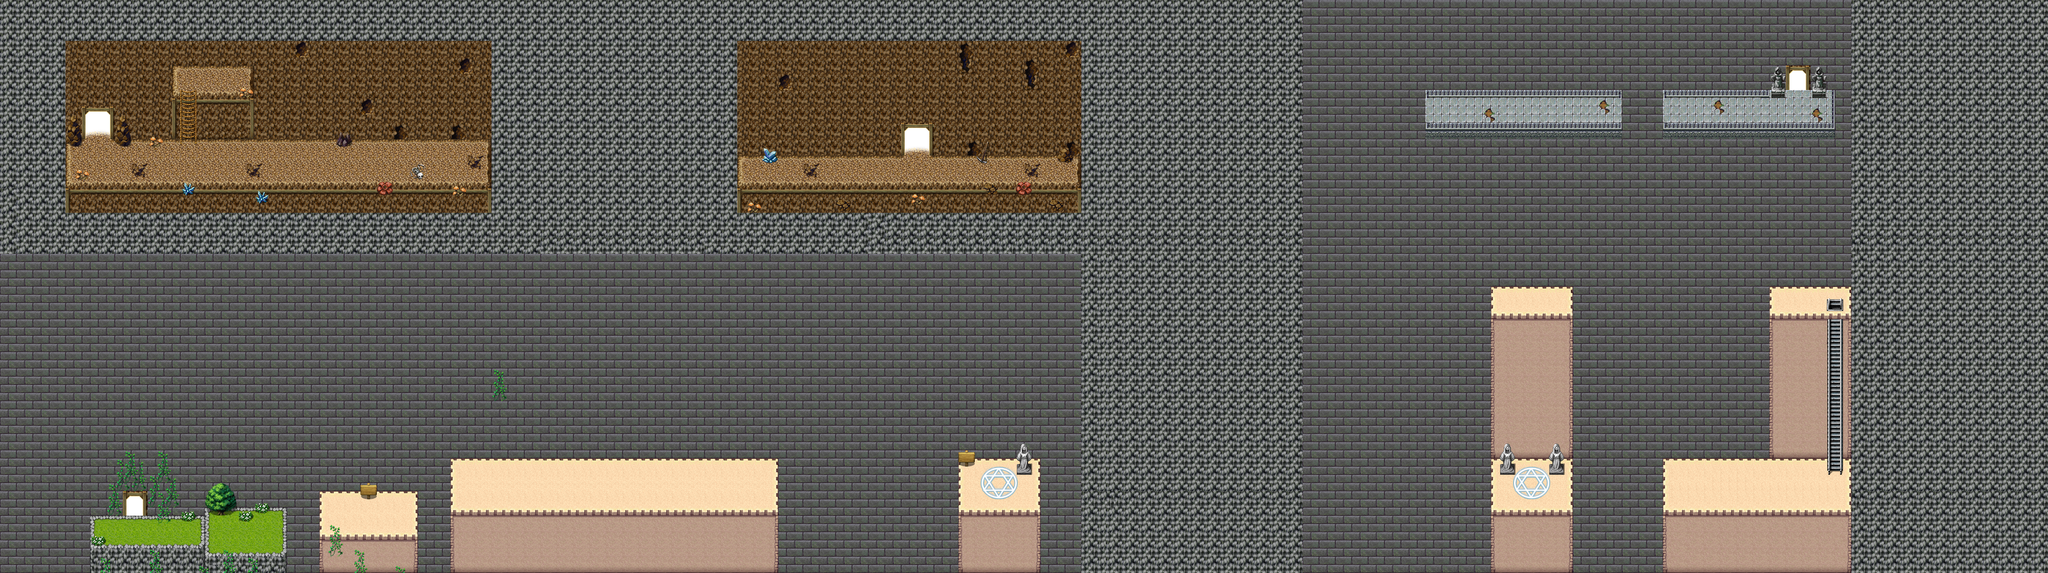

This is a level from a 2D game, rendered from its Tiled map with the project's own tilesets. A one-line summary and the map file follow, with tile-layer data summarised:
An orthogonal 250x70 tile map with 16x16 px tiles, 3 tile layers (map, background, foreground), 10 tilesets and 99 objects (46x accessory, 10x enemy, 8x itembox, 4x door, 4x floor, ...).

<map version="1.0" tiledversion="1.0.2" orientation="orthogonal" renderorder="right-down" width="250" height="70" tilewidth="16" tileheight="16" nextobjectid="117">
 <tileset firstgid="1" name="A1" tilewidth="16" tileheight="16" tilecount="768" columns="32">
  <image source="TileA1.png" width="512" height="384" />
 </tileset>
 <tileset firstgid="769" name="A2" tilewidth="16" tileheight="16" tilecount="768" columns="32">
  <image source="TileA2.png" width="512" height="384" />
 </tileset>
 <tileset firstgid="1537" name="A3" tilewidth="16" tileheight="16" tilecount="512" columns="32">
  <image source="TileA3.png" width="512" height="256" />
 </tileset>
 <tileset firstgid="2049" name="A4" tilewidth="16" tileheight="16" tilecount="960" columns="32">
  <image source="TileA4.png" width="512" height="480" />
 </tileset>
 <tileset firstgid="3009" name="A5" tilewidth="16" tileheight="16" tilecount="512" columns="16">
  <image source="TileA5.png" width="256" height="512" />
 </tileset>
 <tileset firstgid="3521" name="B" tilewidth="16" tileheight="16" tilecount="1024" columns="32">
  <image source="TileB.png" width="512" height="512" />
 </tileset>
 <tileset firstgid="4545" name="C" tilewidth="16" tileheight="16" tilecount="1024" columns="32">
  <image source="TileC.png" width="512" height="512" />
 </tileset>
 <tileset firstgid="5569" name="D" tilewidth="16" tileheight="16" tilecount="1024" columns="32">
  <image source="TileD.png" width="512" height="512" />
 </tileset>
 <tileset firstgid="6593" name="E" tilewidth="16" tileheight="16" tilecount="1024" columns="32">
  <image source="TileE.png" width="512" height="512" />
 </tileset>
 <tileset firstgid="7617" name="F" tilewidth="16" tileheight="16" tilecount="480" columns="30">
  <image source="chip01e_exterior.png" width="480" height="256" />
 </tileset>
 <layer name="map" width="250" height="70">
  <data>[17500 cells, 17500 non-empty, 158 distinct tile ids]</data>
 </layer>
 <layer name="background" width="250" height="70">
  <data>[17500 cells, 414 non-empty, 153 distinct tile ids]</data>
 </layer>
 <layer name="foreground" width="250" height="70">
  <data>[17500 cells, 2 non-empty, 2 distinct tile ids]</data>
 </layer>
 <objectgroup color="#800040" name="collision">
  <object id="1" x="0" y="80" width="128" height="416" />
  <object id="2" x="128" y="316" width="832" height="180" />
  <object id="3" x="0" y="0" width="960" height="80" />
  <object id="4" x="960" y="0" width="480" height="496" />
  <object id="7" x="336" y="160" width="160" height="32" />
  <object id="12" x="1444" y="0" width="668" height="80" />
  <object id="13" x="1444" y="336" width="668" height="160" />
  <object id="14" x="2112" y="0" width="432" height="1120" />
  <object id="28" type="ladder" x="364" y="160" width="8" height="140" />
  <object id="34" x="3616" y="0" width="384" height="1120" />
  <object id="35" x="176" y="1040" width="224" height="80" />
  <object id="36" x="400" y="1040" width="160" height="80" />
  <object id="37" x="624" y="1008" width="192" height="112" />
  <object id="40" x="880" y="944" width="640" height="176" />
  <object id="44" x="1872" y="944" width="160" height="172" />
  <object id="50" x="2912" y="944" width="160" height="176" />
  <object id="54" x="2912" y="592" width="160" height="48" />
  <object id="60" x="3248" y="944" width="368" height="176" />
  <object id="62" x="3248" y="208" width="324" height="60" />
  <object id="63" x="3572" y="176" width="12" height="92" />
  <object id="66" x="2784" y="208" width="384" height="56" />
  <object id="68" x="3456" y="592" width="160" height="48" />
  <object id="94" type="stairs" x="3580" y="592" width="8" height="352" />
 </objectgroup>
 <objectgroup name="event">
  <object id="5" name="mapswitch" type="door" x="160" y="184" width="64" height="120">
   <properties>
    <property name="enterOffset" type="int" value="-32" />
    <property name="lock" type="bool" value="false" />
    <property name="nextID" type="int" value="42" />
    <property name="offset" type="int" value="56" />
    <property name="toLayerNumber" type="int" value="0" />
    <property name="visible" type="bool" value="false" />
   </properties>
  </object>
  <object id="6" name="coin" type="itembox" x="352" y="124" width="32" height="32">
   <properties>
    <property name="color" value="red" />
   </properties>
  </object>
  <object id="9" name="spear" type="itembox" x="828" y="280" width="32" height="32">
   <properties>
    <property name="color" value="red" />
   </properties>
  </object>
  <object id="11" name="Demon" type="enemy" x="588" y="280" width="32" height="32">
   <properties>
    <property name="level" type="int" value="1" />
   </properties>
  </object>
  <object id="17" name="mapswitch" type="door" x="1760" y="224" width="64" height="96">
   <properties>
    <property name="enterOffset" type="int" value="-16" />
    <property name="lock" type="bool" value="false" />
    <property name="nextID" type="int" value="24" />
    <property name="offset" type="int" value="48" />
    <property name="toLayerNumber" type="int" value="0" />
    <property name="visible" type="bool" value="false" />
   </properties>
  </object>
  <object id="18" name="candlelamp" type="accessory" x="264" y="208" width="24" height="32">
   <properties>
    <property name="level" type="int" value="1" />
   </properties>
  </object>
  <object id="19" name="candlelamp" type="accessory" x="408" y="208" width="24" height="32">
   <properties>
    <property name="level" type="int" value="1" />
   </properties>
  </object>
  <object id="20" name="candlelamp" type="accessory" x="592" y="204" width="24" height="32">
   <properties>
    <property name="level" type="int" value="1" />
   </properties>
  </object>
  <object id="21" name="candlelamp" type="accessory" x="832" y="204" width="24" height="32">
   <properties>
    <property name="level" type="int" value="1" />
   </properties>
  </object>
  <object id="22" name="candlelamp" type="accessory" x="1844" y="252" width="24" height="32">
   <properties>
    <property name="level" type="int" value="1" />
   </properties>
  </object>
  <object id="23" name="candlelamp" type="accessory" x="1716" y="252" width="24" height="32">
   <properties>
    <property name="level" type="int" value="1" />
   </properties>
  </object>
  <object id="24" name="candlelamp" type="accessory" x="1960" y="252" width="24" height="32">
   <properties>
    <property name="level" type="int" value="1" />
   </properties>
  </object>
  <object id="25" name="candlelamp" type="accessory" x="2064" y="252" width="24" height="32">
   <properties>
    <property name="level" type="int" value="1" />
   </properties>
  </object>
  <object id="26" name="candlelamp" type="accessory" x="1596" y="252" width="24" height="32">
   <properties>
    <property name="level" type="int" value="1" />
   </properties>
  </object>
  <object id="27" name="candlelamp" type="accessory" x="1468" y="252" width="24" height="32">
   <properties>
    <property name="level" type="int" value="1" />
   </properties>
  </object>
  <object id="30" name="Slime" type="enemy" x="420" y="124" width="32" height="32">
   <properties>
    <property name="level" type="int" value="3" />
   </properties>
  </object>
  <object id="31" name="bow" type="itembox" x="1496" y="304" width="32" height="32">
   <properties>
    <property name="color" value="red" />
   </properties>
  </object>
  <object id="32" name="ax" type="itembox" x="2016" y="304" width="32" height="32">
   <properties>
    <property name="color" value="red" />
   </properties>
  </object>
  <object id="33" name="Knight" type="enemy" x="1968" y="304" width="32" height="32">
   <properties>
    <property name="level" type="int" value="1" />
   </properties>
  </object>
  </objectgroup>
</map>
<!-- 57 of 99 objects omitted -->
